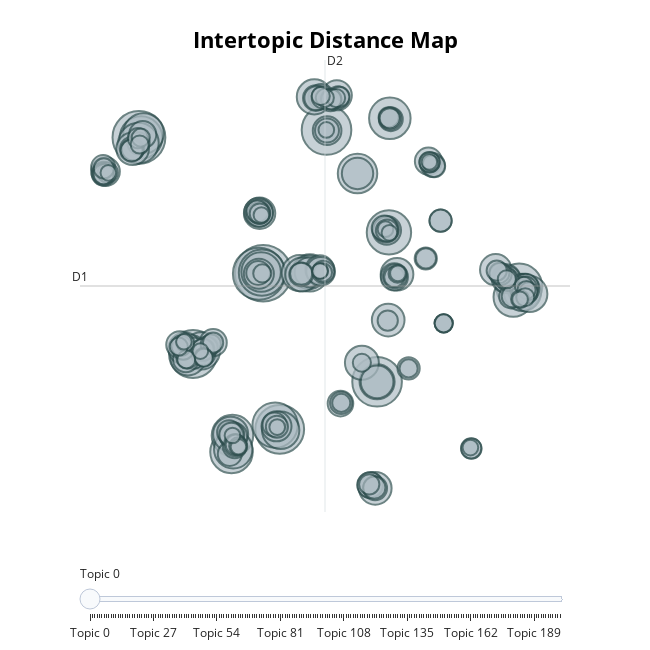

Notebook source saved alongside this figure:
### Markdown cell above
##### Reoccuring topic words such as "ships" and "ship" might show that lemmatization needs to be implemented before fitting the BERTopic model. Also, named enities should be recognized, because otherwise "sperm" and "whale" will be considered two different words, instead of "sperm whale". The names of literary characters should also be removed before topic modeling, since they only distract the model from seeing the more general patters.

### Code cell
topic_model.visualize_topics()

### Figure 1 — Plotly figure (JSON) as saved in the notebook; plotly's stock layout.template omitted (floating-point values rounded to 4 significant figures; data arrays with more than 128 entries replaced by an {"elided": "..."} marker saying what was removed)
{"data": [{"customdata": {"elided": "201x3 mixed values"}, "hovertemplate": "<b>Topic %{customdata[0]}</b><br>Words: %{customdata[1]}<br>Size: %{customdata[2]}", "legendgroup": "", "marker": {"color": "#B0BEC5", "line": {"color": "DarkSlateGrey", "width": 2}, "size": {"elided": "201 int values"}, "sizemode": "area", "sizeref": 0.02438, "symbol": "circle"}, "mode": "markers", "name": "", "orientation": "v", "showlegend": false, "type": "scatter", "x": {"elided": "201 float values"}, "xaxis": "x", "y": {"elided": "201 float values"}, "yaxis": "y"}], "layout": {"annotations": [{"showarrow": false, "text": "D1", "x": -11.68, "y": 3.181, "yshift": 10}, {"showarrow": false, "text": "D2", "x": 4.425, "xshift": 10, "y": 19.29}], "height": 650, "hoverlabel": {"bgcolor": "white", "font": {"family": "Rockwell", "size": 16}}, "legend": {"itemsizing": "constant", "tracegroupgap": 0}, "margin": {"t": 60}, "shapes": [{"line": {"color": "#CFD8DC", "width": 2}, "type": "line", "x0": 4.425, "x1": 4.425, "y0": -12.92, "y1": 19.29}, {"line": {"color": "#9E9E9E", "width": 2}, "type": "line", "x0": -11.68, "x1": 20.53, "y0": 3.181, "y1": 3.181}], "sliders": [{"active": 0, "pad": {"t": 50}, "steps": [{"args": [{"marker.color": {"elided": "1x201 str values"}}], "label": "Topic 0", "method": "update"}, {"args": [{"marker.color": {"elided": "1x201 str values"}}], "label": "Topic 1", "method": "update"}, {"args": [{"marker.color": {"elided": "1x201 str values"}}], "label": "Topic 2", "method": "update"}, {"args": [{"marker.color": {"elided": "1x201 str values"}}], "label": "Topic 3", "method": "update"}, {"args": [{"marker.color": {"elided": "1x201 str values"}}], "label": "Topic 4", "method": "update"}, {"args": [{"marker.color": {"elided": "1x201 str values"}}], "label": "Topic 5", "method": "update"}, {"args": [{"marker.color": {"elided": "1x201 str values"}}], "label": "Topic 6", "method": "update"}, {"args": [{"marker.color": {"elided": "1x201 str values"}}], "label": "Topic 7", "method": "update"}, {"args": [{"marker.color": {"elided": "1x201 str values"}}], "label": "Topic 8", "method": "update"}, {"args": [{"marker.color": {"elided": "1x201 str values"}}], "label": "Topic 9", "method": "update"}, {"args": [{"marker.color": {"elided": "1x201 str values"}}], "label": "Topic 10", "method": "update"}, {"args": [{"marker.color": {"elided": "1x201 str values"}}], "label": "Topic 11", "method": "update"}, {"args": [{"marker.color": {"elided": "1x201 str values"}}], "label": "Topic 12", "method": "update"}, {"args": [{"marker.color": {"elided": "1x201 str values"}}], "label": "Topic 13", "method": "update"}, {"args": [{"marker.color": {"elided": "1x201 str values"}}], "label": "Topic 14", "method": "update"}, {"args": [{"marker.color": {"elided": "1x201 str values"}}], "label": "Topic 15", "method": "update"}, {"args": [{"marker.color": {"elided": "1x201 str values"}}], "label": "Topic 16", "method": "update"}, {"args": [{"marker.color": {"elided": "1x201 str values"}}], "label": "Topic 17", "method": "update"}, {"args": [{"marker.color": {"elided": "1x201 str values"}}], "label": "Topic 18", "method": "update"}, {"args": [{"marker.color": {"elided": "1x201 str values"}}], "label": "Topic 19", "method": "update"}, {"args": [{"marker.color": {"elided": "1x201 str values"}}], "label": "Topic 20", "method": "update"}, {"args": [{"marker.color": {"elided": "1x201 str values"}}], "label": "Topic 21", "method": "update"}, {"args": [{"marker.color": {"elided": "1x201 str values"}}], "label": "Topic 22", "method": "update"}, {"args": [{"marker.color": {"elided": "1x201 str values"}}], "label": "Topic 23", "method": "update"}, {"args": [{"marker.color": {"elided": "1x201 str values"}}], "label": "Topic 24", "method": "update"}, {"args": [{"marker.color": {"elided": "1x201 str values"}}], "label": "Topic 25", "method": "update"}, {"args": [{"marker.color": {"elided": "1x201 str values"}}], "label": "Topic 26", "method": "update"}, {"args": [{"marker.color": {"elided": "1x201 str values"}}], "label": "Topic 27", "method": "update"}, {"args": [{"marker.color": {"elided": "1x201 str values"}}], "label": "Topic 28", "method": "update"}, {"args": [{"marker.color": {"elided": "1x201 str values"}}], "label": "Topic 29", "method": "update"}, {"args": [{"marker.color": {"elided": "1x201 str values"}}], "label": "Topic 30", "method": "update"}, {"args": [{"marker.color": {"elided": "1x201 str values"}}], "label": "Topic 31", "method": "update"}, {"args": [{"marker.color": {"elided": "1x201 str values"}}], "label": "Topic 32", "method": "update"}, {"args": [{"marker.color": {"elided": "1x201 str values"}}], "label": "Topic 33", "method": "update"}, {"args": [{"marker.color": {"elided": "1x201 str values"}}], "label": "Topic 34", "method": "update"}, {"args": [{"marker.color": {"elided": "1x201 str values"}}], "label": "Topic 35", "method": "update"}, {"args": [{"marker.color": {"elided": "1x201 str values"}}], "label": "Topic 36", "method": "update"}, {"args": [{"marker.color": {"elided": "1x201 str values"}}], "label": "Topic 37", "method": "update"}, {"args": [{"marker.color": {"elided": "1x201 str values"}}], "label": "Topic 38", "method": "update"}, {"args": [{"marker.color": {"elided": "1x201 str values"}}], "label": "Topic 39", "method": "update"}, {"args": [{"marker.color": {"elided": "1x201 str values"}}], "label": "Topic 40", "method": "update"}, {"args": [{"marker.color": {"elided": "1x201 str values"}}], "label": "Topic 41", "method": "update"}, {"args": [{"marker.color": {"elided": "1x201 str values"}}], "label": "Topic 42", "method": "update"}, {"args": [{"marker.color": {"elided": "1x201 str values"}}], "label": "Topic 43", "method": "update"}, {"args": [{"marker.color": {"elided": "1x201 str values"}}], "label": "Topic 44", "method": "update"}, {"args": [{"marker.color": {"elided": "1x201 str values"}}], "label": "Topic 45", "method": "update"}, {"args": [{"marker.color": {"elided": "1x201 str values"}}], "label": "Topic 46", "method": "update"}, {"args": [{"marker.color": {"elided": "1x201 str values"}}], "label": "Topic 47", "method": "update"}, {"args": [{"marker.color": {"elided": "1x201 str values"}}], "label": "Topic 48", "method": "update"}, {"args": [{"marker.color": {"elided": "1x201 str values"}}], "label": "Topic 49", "method": "update"}, {"args": [{"marker.color": {"elided": "1x201 str values"}}], "label": "Topic 50", "method": "update"}, {"args": [{"marker.color": {"elided": "1x201 str values"}}], "label": "Topic 51", "method": "update"}, {"args": [{"marker.color": {"elided": "1x201 str values"}}], "label": "Topic 52", "method": "update"}, {"args": [{"marker.color": {"elided": "1x201 str values"}}], "label": "Topic 53", "method": "update"}, {"args": [{"marker.color": {"elided": "1x201 str values"}}], "label": "Topic 54", "method": "update"}, {"args": [{"marker.color": {"elided": "1x201 str values"}}], "label": "Topic 55", "method": "update"}, {"args": [{"marker.color": {"elided": "1x201 str values"}}], "label": "Topic 56", "method": "update"}, {"args": [{"marker.color": {"elided": "1x201 str values"}}], "label": "Topic 57", "method": "update"}, {"args": [{"marker.color": {"elided": "1x201 str values"}}], "label": "Topic 58", "method": "update"}, {"args": [{"marker.color": {"elided": "1x201 str values"}}], "label": "Topic 59", "method": "update"}, {"args": [{"marker.color": {"elided": "1x201 str values"}}], "label": "Topic 60", "method": "update"}, {"args": [{"marker.color": {"elided": "1x201 str values"}}], "label": "Topic 61", "method": "update"}, {"args": [{"marker.color": {"elided": "1x201 str values"}}], "label": "Topic 62", "method": "update"}, {"args": [{"marker.color": {"elided": "1x201 str values"}}], "label": "Topic 63", "method": "update"}, {"args": [{"marker.color": {"elided": "1x201 str values"}}], "label": "Topic 64", "method": "update"}, {"args": [{"marker.color": {"elided": "1x201 str values"}}], "label": "Topic 65", "method": "update"}, {"args": [{"marker.color": {"elided": "1x201 str values"}}], "label": "Topic 66", "method": "update"}, {"args": [{"marker.color": {"elided": "1x201 str values"}}], "label": "Topic 67", "method": "update"}, {"args": [{"marker.color": {"elided": "1x201 str values"}}], "label": "Topic 68", "method": "update"}, {"args": [{"marker.color": {"elided": "1x201 str values"}}], "label": "Topic 69", "method": "update"}, {"args": [{"marker.color": {"elided": "1x201 str values"}}], "label": "Topic 70", "method": "update"}, {"args": [{"marker.color": {"elided": "1x201 str values"}}], "label": "Topic 71", "method": "update"}, {"args": [{"marker.color": {"elided": "1x201 str values"}}], "label": "Topic 72", "method": "update"}, {"args": [{"marker.color": {"elided": "1x201 str values"}}], "label": "Topic 73", "method": "update"}, {"args": [{"marker.color": {"elided": "1x201 str values"}}], "label": "Topic 74", "method": "update"}, {"args": [{"marker.color": {"elided": "1x201 str values"}}], "label": "Topic 75", "method": "update"}, {"args": [{"marker.color": {"elided": "1x201 str values"}}], "label": "Topic 76", "method": "update"}, {"args": [{"marker.color": {"elided": "1x201 str values"}}], "label": "Topic 77", "method": "update"}, {"args": [{"marker.color": {"elided": "1x201 str values"}}], "label": "Topic 78", "method": "update"}, {"args": [{"marker.color": {"elided": "1x201 str values"}}], "label": "Topic 79", "method": "update"}, {"args": [{"marker.color": {"elided": "1x201 str values"}}], "label": "Topic 80", "method": "update"}, {"args": [{"marker.color": {"elided": "1x201 str values"}}], "label": "Topic 81", "method": "update"}, {"args": [{"marker.color": {"elided": "1x201 str values"}}], "label": "Topic 82", "method": "update"}, {"args": [{"marker.color": {"elided": "1x201 str values"}}], "label": "Topic 83", "method": "update"}, {"args": [{"marker.color": {"elided": "1x201 str values"}}], "label": "Topic 84", "method": "update"}, {"args": [{"marker.color": {"elided": "1x201 str values"}}], "label": "Topic 85", "method": "update"}, {"args": [{"marker.color": {"elided": "1x201 str values"}}], "label": "Topic 86", "method": "update"}, {"args": [{"marker.color": {"elided": "1x201 str values"}}], "label": "Topic 87", "method": "update"}, {"args": [{"marker.color": {"elided": "1x201 str values"}}], "label": "Topic 88", "method": "update"}, {"args": [{"marker.color": {"elided": "1x201 str values"}}], "label": "Topic 89", "method": "update"}, {"args": [{"marker.color": {"elided": "1x201 str values"}}], "label": "Topic 90", "method": "update"}, {"args": [{"marker.color": {"elided": "1x201 str values"}}], "label": "Topic 91", "method": "update"}, {"args": [{"marker.color": {"elided": "1x201 str values"}}], "label": "Topic 92", "method": "update"}, {"args": [{"marker.color": {"elided": "1x201 str values"}}], "label": "Topic 93", "method": "update"}, {"args": [{"marker.color": {"elided": "1x201 str values"}}], "label": "Topic 94", "method": "update"}, {"args": [{"marker.color": {"elided": "1x201 str values"}}], "label": "Topic 95", "method": "update"}, {"args": [{"marker.color": {"elided": "1x201 str values"}}], "label": "Topic 96", "method": "update"}, {"args": [{"marker.color": {"elided": "1x201 str values"}}], "label": "Topic 97", "method": "update"}, {"args": [{"marker.color": {"elided": "1x201 str values"}}], "label": "Topic 98", "method": "update"}, {"args": [{"marker.color": {"elided": "1x201 str values"}}], "label": "Topic 99", "method": "update"}, {"args": [{"marker.color": {"elided": "1x201 str values"}}], "label": "Topic 100", "method": "update"}, {"args": [{"marker.color": {"elided": "1x201 str values"}}], "label": "Topic 101", "method": "update"}, {"args": [{"marker.color": {"elided": "1x201 str values"}}], "label": "Topic 102", "method": "update"}, {"args": [{"marker.color": {"elided": "1x201 str values"}}], "label": "Topic 103", "method": "update"}, {"args": [{"marker.color": {"elided": "1x201 str values"}}], "label": "Topic 104", "method": "update"}, {"args": [{"marker.color": {"elided": "1x201 str values"}}], "label": "Topic 105", "method": "update"}, {"args": [{"marker.color": {"elided": "1x201 str values"}}], "label": "Topic 106", "method": "update"}, {"args": [{"marker.color": {"elided": "1x201 str values"}}], "label": "Topic 107", "method": "update"}, {"args": [{"marker.color": {"elided": "1x201 str values"}}], "label": "Topic 108", "method": "update"}, {"args": [{"marker.color": {"elided": "1x201 str values"}}], "label": "Topic 109", "method": "update"}, {"args": [{"marker.color": {"elided": "1x201 str values"}}], "label": "Topic 110", "method": "update"}, {"args": [{"marker.color": {"elided": "1x201 str values"}}], "label": "Topic 111", "method": "update"}, {"args": [{"marker.color": {"elided": "1x201 str values"}}], "label": "Topic 112", "method": "update"}, {"args": [{"marker.color": {"elided": "1x201 str values"}}], "label": "Topic 113", "method": "update"}, {"args": [{"marker.color": {"elided": "1x201 str values"}}], "label": "Topic 114", "method": "update"}, {"args": [{"marker.color": {"elided": "1x201 str values"}}], "label": "Topic 115", "method": "update"}, {"args": [{"marker.color": {"elided": "1x201 str values"}}], "label": "Topic 116", "method": "update"}, {"args": [{"marker.color": {"elided": "1x201 str values"}}], "label": "Topic 117", "method": "update"}, {"args": [{"marker.color": {"elided": "1x201 str values"}}], "label": "Topic 118", "method": "update"}, {"args": [{"marker.color": {"elided": "1x201 str values"}}], "label": "Topic 119", "method": "update"}, {"args": [{"marker.color": {"elided": "1x201 str values"}}], "label": "Topic 120", "method": "update"}, {"args": [{"marker.color": {"elided": "1x201 str values"}}], "label": "Topic 121", "method": "update"}, {"args": [{"marker.color": {"elided": "1x201 str values"}}], "label": "Topic 122", "method": "update"}, {"args": [{"marker.color": {"elided": "1x201 str values"}}], "label": "Topic 123", "method": "update"}, {"args": [{"marker.color": {"elided": "1x201 str values"}}], "label": "Topic 124", "method": "update"}, {"args": [{"marker.color": {"elided": "1x201 str values"}}], "label": "Topic 125", "method": "update"}, {"args": [{"marker.color": {"elided": "1x201 str values"}}], "label": "Topic 126", "method": "update"}, {"args": [{"marker.color": {"elided": "1x201 str values"}}], "label": "Topic 127", "method": "update"}, {"args": [{"marker.color": {"elided": "1x201 str values"}}], "label": "Topic 128", "method": "update"}, {"args": [{"marker.color": {"elided": "1x201 str values"}}], "label": "Topic 129", "method": "update"}, {"args": [{"marker.color": {"elided": "1x201 str values"}}], "label": "Topic 130", "method": "update"}, {"args": [{"marker.color": {"elided": "1x201 str values"}}], "label": "Topic 131", "method": "update"}, {"args": [{"marker.color": {"elided": "1x201 str values"}}], "label": "Topic 132", "method": "update"}, {"args": [{"marker.color": {"elided": "1x201 str values"}}], "label": "Topic 133", "method": "update"}, {"args": [{"marker.color": {"elided": "1x201 str values"}}], "label": "Topic 134", "method": "update"}, {"args": [{"marker.color": {"elided": "1x201 str values"}}], "label": "Topic 135", "method": "update"}, {"args": [{"marker.color": {"elided": "1x201 str values"}}], "label": "Topic 136", "method": "update"}, {"args": [{"marker.color": {"elided": "1x201 str values"}}], "label": "Topic 137", "method": "update"}, {"args": [{"marker.color": {"elided": "1x201 str values"}}], "label": "Topic 138", "method": "update"}, {"args": [{"marker.color": {"elided": "1x201 str values"}}], "label": "Topic 139", "method": "update"}, {"args": [{"marker.color": {"elided": "1x201 str values"}}], "label": "Topic 140", "method": "update"}, {"args": [{"marker.color": {"elided": "1x201 str values"}}], "label": "Topic 141", "method": "update"}, {"args": [{"marker.color": {"elided": "1x201 str values"}}], "label": "Topic 142", "method": "update"}, {"args": [{"marker.color": {"elided": "1x201 str values"}}], "label": "Topic 143", "method": "update"}, {"args": [{"marker.color": {"elided": "1x201 str values"}}], "label": "Topic 144", "method": "update"}, {"args": [{"marker.color": {"elided": "1x201 str values"}}], "label": "Topic 145", "method": "update"}, {"args": [{"marker.color": {"elided": "1x201 str values"}}], "label": "Topic 146", "method": "update"}, {"args": [{"marker.color": {"elided": "1x201 str values"}}], "label": "Topic 147", "method": "update"}, {"args": [{"marker.color": {"elided": "1x201 str values"}}], "label": "Topic 148", "method": "update"}, {"args": [{"marker.color": {"elided": "1x201 str values"}}], "label": "Topic 149", "method": "update"}, {"args": [{"marker.color": {"elided": "1x201 str values"}}], "label": "Topic 150", "method": "update"}, {"args": [{"marker.color": {"elided": "1x201 str values"}}], "label": "Topic 151", "method": "update"}, {"args": [{"marker.color": {"elided": "1x201 str values"}}], "label": "Topic 152", "method": "update"}, {"args": [{"marker.color": {"elided": "1x201 str values"}}], "label": "Topic 153", "method": "update"}, {"args": [{"marker.color": {"elided": "1x201 str values"}}], "label": "Topic 154", "method": "update"}, {"args": [{"marker.color": {"elided": "1x201 str values"}}], "label": "Topic 155", "method": "update"}, {"args": [{"marker.color": {"elided": "1x201 str values"}}], "label": "Topic 156", "method": "update"}, {"args": [{"marker.color": {"elided": "1x201 str values"}}], "label": "Topic 157", "method": "update"}, {"args": [{"marker.color": {"elided": "1x201 str values"}}], "label": "Topic 158", "method": "update"}, {"args": [{"marker.color": {"elided": "1x201 str values"}}], "label": "Topic 159", "method": "update"}, {"args": [{"marker.color": {"elided": "1x201 str values"}}], "label": "Topic 160", "method": "update"}, {"args": [{"marker.color": {"elided": "1x201 str values"}}], "label": "Topic 161", "method": "update"}, {"args": [{"marker.color": {"elided": "1x201 str values"}}], "label": "Topic 162", "method": "update"}, {"args": [{"marker.color": {"elided": "1x201 str values"}}], "label": "Topic 163", "method": "update"}, {"args": [{"marker.color": {"elided": "1x201 str values"}}], "label": "Topic 164", "method": "update"}, {"args": [{"marker.color": {"elided": "1x201 str values"}}], "label": "Topic 165", "method": "update"}, {"args": [{"marker.color": {"elided": "1x201 str values"}}], "label": "Topic 166", "method": "update"}, {"args": [{"marker.color": {"elided": "1x201 str values"}}], "label": "Topic 167", "method": "update"}, {"args": [{"marker.color": {"elided": "1x201 str values"}}], "label": "Topic 168", "method": "update"}, {"args": [{"marker.color": {"elided": "1x201 str values"}}], "label": "Topic 169", "method": "update"}, {"args": [{"marker.color": {"elided": "1x201 str values"}}], "label": "Topic 170", "method": "update"}, {"args": [{"marker.color": {"elided": "1x201 str values"}}], "label": "Topic 171", "method": "update"}, {"args": [{"marker.color": {"elided": "1x201 str values"}}], "label": "Topic 172", "method": "update"}, {"args": [{"marker.color": {"elided": "1x201 str values"}}], "label": "Topic 173", "method": "update"}, {"args": [{"marker.color": {"elided": "1x201 str values"}}], "label": "Topic 174", "method": "update"}, {"args": [{"marker.color": {"elided": "1x201 str values"}}], "label": "Topic 175", "method": "update"}, {"args": [{"marker.color": {"elided": "1x201 str values"}}], "label": "Topic 176", "method": "update"}, {"args": [{"marker.color": {"elided": "1x201 str values"}}], "label": "Topic 177", "method": "update"}, {"args": [{"marker.color": {"elided": "1x201 str values"}}], "label": "Topic 178", "method": "update"}, {"args": [{"marker.color": {"elided": "1x201 str values"}}], "label": "Topic 179", "method": "update"}, {"args": [{"marker.color": {"elided": "1x201 str values"}}], "label": "Topic 180", "method": "update"}, {"args": [{"marker.color": {"elided": "1x201 str values"}}], "label": "Topic 181", "method": "update"}, {"args": [{"marker.color": {"elided": "1x201 str values"}}], "label": "Topic 182", "method": "update"}, {"args": [{"marker.color": {"elided": "1x201 str values"}}], "label": "Topic 183", "method": "update"}, {"args": [{"marker.color": {"elided": "1x201 str values"}}], "label": "Topic 184", "method": "update"}, {"args": [{"marker.color": {"elided": "1x201 str values"}}], "label": "Topic 185", "method": "update"}, {"args": [{"marker.color": {"elided": "1x201 str values"}}], "label": "Topic 186", "method": "update"}, {"args": [{"marker.color": {"elided": "1x201 str values"}}], "label": "Topic 187", "method": "update"}, {"args": [{"marker.color": {"elided": "1x201 str values"}}], "label": "Topic 188", "method": "update"}, {"args": [{"marker.color": {"elided": "1x201 str values"}}], "label": "Topic 189", "method": "update"}, {"args": [{"marker.color": {"elided": "1x201 str values"}}], "label": "Topic 190", "method": "update"}, {"args": [{"marker.color": {"elided": "1x201 str values"}}], "label": "Topic 191", "method": "update"}, {"args": [{"marker.color": {"elided": "1x201 str values"}}], "label": "Topic 192", "method": "update"}, {"args": [{"marker.color": {"elided": "1x201 str values"}}], "label": "Topic 193", "method": "update"}, {"args": [{"marker.color": {"elided": "1x201 str values"}}], "label": "Topic 194", "method": "update"}, {"args": [{"marker.color": {"elided": "1x201 str values"}}], "label": "Topic 195", "method": "update"}, {"args": [{"marker.color": {"elided": "1x201 str values"}}], "label": "Topic 196", "method": "update"}, {"args": [{"marker.color": {"elided": "1x201 str values"}}], "label": "Topic 197", "method": "update"}, {"args": [{"marker.color": {"elided": "1x201 str values"}}], "label": "Topic 198", "method": "update"}, {"args": [{"marker.color": {"elided": "1x201 str values"}}], "label": "Topic 199", "method": "update"}, {"args": [{"marker.color": {"elided": "1x201 str values"}}], "label": "Topic 200", "method": "update"}]}], "title": {"font": {"color": "Black", "size": 22}, "text": "<b>Intertopic Distance Map", "x": 0.5, "xanchor": "center", "y": 0.95, "yanchor": "top"}, "width": 650, "xaxis": {"anchor": "y", "domain": [0, 1], "range": [-11.68, 20.53], "title": {"text": ""}, "visible": false}, "yaxis": {"anchor": "x", "domain": [0, 1], "range": [-12.92, 19.29], "title": {"text": ""}, "visible": false}}}
